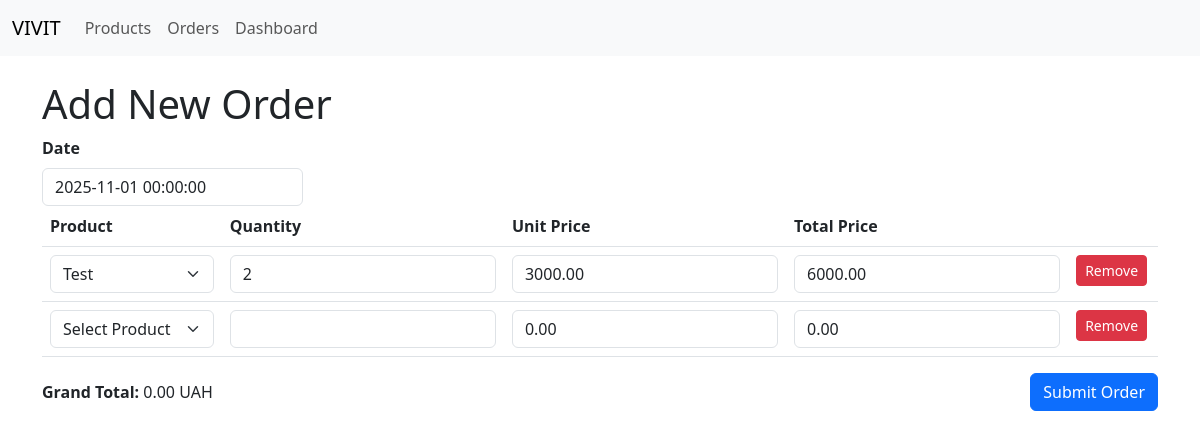
/order/edit/2, run on the app's committed database.
### app/models.py (models this page shows, shortened)
class Order(db.Model):
    __tablename__ = "order"
    id = db.Column(db.Integer, primary_key=True)
    created_at = db.Column(db.DateTime, nullable=False, default=datetime.utcnow)
    items = db.relationship(
        "OrderItem", back_populates="order", cascade="all, delete-orphan"
    )

class OrderItem(db.Model):
    __tablename__ = "order_item"
    order_id = db.Column(db.Integer, db.ForeignKey("order.id"), primary_key=True)
    product_id = db.Column(db.Integer, db.ForeignKey("product.id"), primary_key=True)
    quantity = db.Column(db.Integer, nullable=False, default=1)
    unit_price = db.Column(Numeric(10, 2), nullable=False)
    order = db.relationship("Order", back_populates="items")
    product = db.relationship("Product")

### app/order/routes.py (the view, shortened to what this page needs)
@login_required
@order.route("/edit/<int:order_id>", methods=["GET", "POST"])
def edit_order(order_id):
    order: Order = Order.query.get_or_404(order_id)
    products = Product.query.all()
    return render_template("order/edit.html", products=products, order=order)

### app/models.py (called while the page is built)
    @property
    def price(self):
        if self.margin is not None:
            return self.cost + self.margin
        return self.cost

### app/templates/order/edit.html (shortened to what this page needs)
{% extends "base.html" %}
{% block head %}
<link rel="stylesheet"
    href="https://cdnjs.cloudflare.com/ajax/libs/bootstrap-datepicker/1.10.0/css/bootstrap-datepicker.min.css" />
{% endblock head %}
{% block content %}
<h1>Add New Order</h1>
<form method="post" action="{{ url_for('order.edit_order', order_id=order.id) }}">
    <div class="row">
        <div class="col-md-3">
            <label for="orderDate" class="form-label"><strong>Date</strong></label>
            <input type="text" class="form-control" id="orderDate" name="date" placeholder="Select date"
                autocomplete="off" value="{{order.created_at}}" />
        </div>
    </div>
    <table class="table">
        <thead>
            <tr>
                <th>Product</th>
                <th>Quantity</th>
                <th>Unit Price</th>
                <th>Total Price</th>
                <th></th>
            </tr>
        </thead>
        <tbody id="orderItemsBody">
            {% for item in order.items %}
            <tr class="orderItemRow">
                <td>
                    <select name="product[]" class="form-select product-select">
                        {% for product in products %}
                        {% if item.product_id == product.id %}
                        <option value="{{ product.id }}" data-price="{{ product.price }}" selected>{{ product.name }}
                        </option>
                        {% else %}
                        <option value="{{ product.id }}" data-price="{{ product.price }}">{{ product.name }}</option>
                        {% endif %}
                        {% endfor %}
                    </select>
                </td>
                <td><input type="number" name="quantity[]" class="form-control quantity-input" value="{{item.quantity}}" min="1"></td>
                <td><input type="number" name="unitPrice[]" class="form-control unit-price-input" step="0.01"
                        value="{{ item.unit_price }}" min="0"></td>
                <td><input type="number" name="totalPrice[]" class="form-control total-price-input" step="0.01"
                        value="{{ item.quantity * item.unit_price }}"></td>
                <td><button type="button" class="btn btn-danger btn-sm remove-item-btn">Remove</button></td>
            </tr>
            {% endfor %}
            <tr class="orderItemRow">
                <td>
                    <select name="product[]" class="form-select product-select">
                        <option value="">Select Product</option>
                    </select>
                </td>
                <td><input type="number" name="quantity[]" class="form-control quantity-input" value="" min="1"></td>
                <td><input type="number" name="unitPrice[]" class="form-control unit-price-input" step="0.01"
                        value="0.00" min="0"></td>
                <td><input type="number" name="totalPrice[]" class="form-control total-price-input" step="0.01"
                        value="0.00"></td>
                <td><button type="button" class="btn btn-danger btn-sm remove-item-btn">Remove</button></td>
            </tr>
        </tbody>
    </table>
    <div class="d-flex justify-content-between align-items-center mt-3">
        <div><strong>Grand Total:</strong> <span id="grandTotal">0.00</span> UAH</div>
        <button type="submit" class="btn btn-primary">Submit Order</button>
    </div>
</form>
{% endblock %}

### data on the page
Order: date "2025-11-01 00:00:00"
OrderItem: quantity "2", unit_price "3000.00", quantity+unit_price "6000.00"

### other printed values
form field value "Test"
